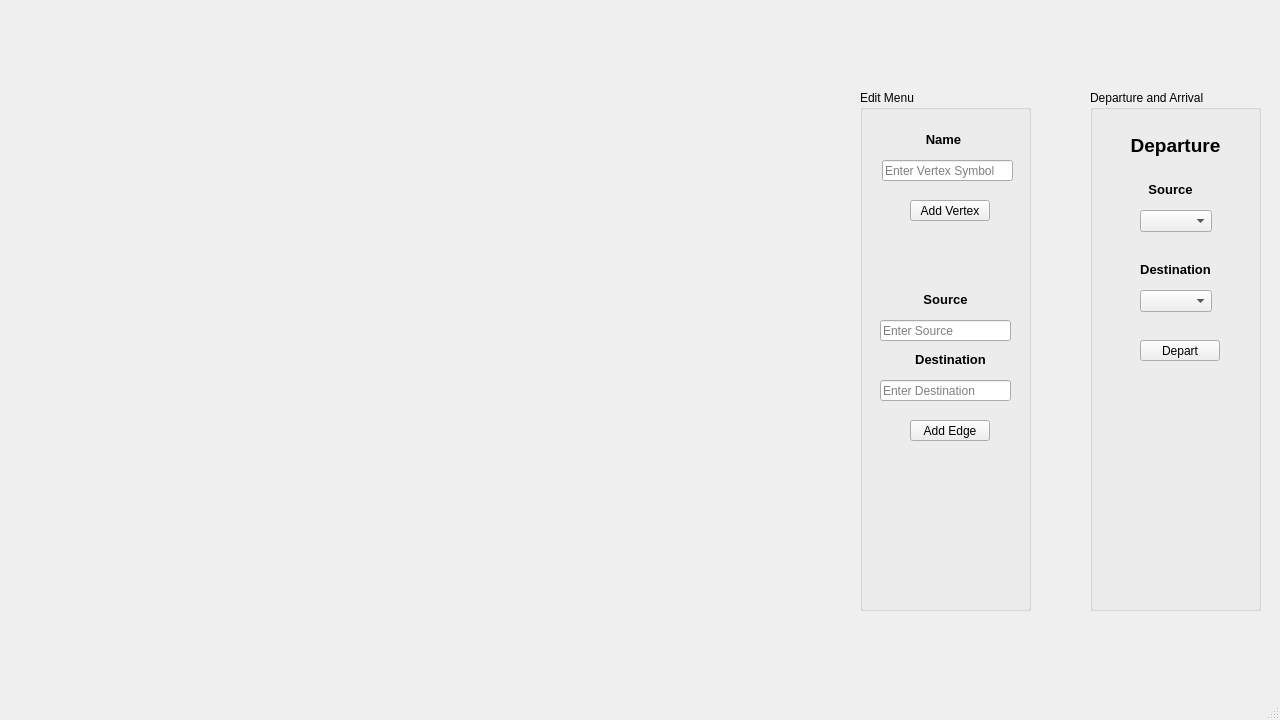
<?xml version="1.0" encoding="UTF-8"?>
<ui version="4.0">
 <class>MainWindow</class>
 <widget class="QMainWindow" name="MainWindow">
  <property name="enabled">
   <bool>true</bool>
  </property>
  <property name="geometry">
   <rect>
    <x>0</x>
    <y>0</y>
    <width>1280</width>
    <height>720</height>
   </rect>
  </property>
  <property name="minimumSize">
   <size>
    <width>1280</width>
    <height>720</height>
   </size>
  </property>
  <property name="maximumSize">
   <size>
    <width>1280</width>
    <height>720</height>
   </size>
  </property>
  <property name="windowTitle">
   <string>MainWindow</string>
  </property>
  <property name="layoutDirection">
   <enum>Qt::LeftToRight</enum>
  </property>
  <widget class="QWidget" name="centralwidget">
   <widget class="QGroupBox" name="groupBox">
    <property name="geometry">
     <rect>
      <x>860</x>
      <y>90</y>
      <width>171</width>
      <height>521</height>
     </rect>
    </property>
    <property name="title">
     <string>Edit Menu</string>
    </property>
    <widget class="QPushButton" name="pushButton">
     <property name="geometry">
      <rect>
       <x>50</x>
       <y>110</y>
       <width>80</width>
       <height>21</height>
      </rect>
     </property>
     <property name="layoutDirection">
      <enum>Qt::LeftToRight</enum>
     </property>
     <property name="text">
      <string>Add Vertex</string>
     </property>
     <property name="default">
      <bool>false</bool>
     </property>
    </widget>
    <widget class="QLineEdit" name="VertexNameBox">
     <property name="geometry">
      <rect>
       <x>22</x>
       <y>70</y>
       <width>131</width>
       <height>21</height>
      </rect>
     </property>
     <property name="placeholderText">
      <string>Enter Vertex Symbol</string>
     </property>
    </widget>
    <widget class="QLabel" name="label">
     <property name="geometry">
      <rect>
       <x>60</x>
       <y>40</y>
       <width>47</width>
       <height>20</height>
      </rect>
     </property>
     <property name="text">
      <string>&lt;html&gt;&lt;head/&gt;&lt;body&gt;&lt;p align=&quot;center&quot;&gt;&lt;span style=&quot; font-size:10pt; font-weight:600;&quot;&gt;Name&lt;/span&gt;&lt;/p&gt;&lt;/body&gt;&lt;/html&gt;</string>
     </property>
    </widget>
    <widget class="QLineEdit" name="SourceNameBox">
     <property name="geometry">
      <rect>
       <x>20</x>
       <y>230</y>
       <width>131</width>
       <height>21</height>
      </rect>
     </property>
     <property name="placeholderText">
      <string>Enter Source</string>
     </property>
    </widget>
    <widget class="QLineEdit" name="DestinationNameBox">
     <property name="geometry">
      <rect>
       <x>20</x>
       <y>290</y>
       <width>131</width>
       <height>21</height>
      </rect>
     </property>
     <property name="placeholderText">
      <string>Enter Destination</string>
     </property>
    </widget>
    <widget class="QLabel" name="label_2">
     <property name="geometry">
      <rect>
       <x>60</x>
       <y>200</y>
       <width>51</width>
       <height>20</height>
      </rect>
     </property>
     <property name="text">
      <string>&lt;html&gt;&lt;head/&gt;&lt;body&gt;&lt;p align=&quot;center&quot;&gt;&lt;span style=&quot; font-size:10pt; font-weight:600;&quot;&gt;Source&lt;/span&gt;&lt;/p&gt;&lt;/body&gt;&lt;/html&gt;</string>
     </property>
    </widget>
    <widget class="QLabel" name="label_3">
     <property name="geometry">
      <rect>
       <x>40</x>
       <y>260</y>
       <width>101</width>
       <height>20</height>
      </rect>
     </property>
     <property name="text">
      <string>&lt;html&gt;&lt;head/&gt;&lt;body&gt;&lt;p align=&quot;center&quot;&gt;&lt;span style=&quot; font-size:10pt; font-weight:600;&quot;&gt;Destination&lt;/span&gt;&lt;/p&gt;&lt;/body&gt;&lt;/html&gt;</string>
     </property>
    </widget>
    <widget class="QPushButton" name="pushButton_2">
     <property name="geometry">
      <rect>
       <x>50</x>
       <y>330</y>
       <width>80</width>
       <height>21</height>
      </rect>
     </property>
     <property name="layoutDirection">
      <enum>Qt::LeftToRight</enum>
     </property>
     <property name="text">
      <string>Add Edge</string>
     </property>
    </widget>
   </widget>
   <widget class="QGroupBox" name="groupBox_2">
    <property name="geometry">
     <rect>
      <x>1090</x>
      <y>90</y>
      <width>171</width>
      <height>521</height>
     </rect>
    </property>
    <property name="title">
     <string>Departure and Arrival</string>
    </property>
    <widget class="QLabel" name="label_4">
     <property name="geometry">
      <rect>
       <x>20</x>
       <y>40</y>
       <width>131</width>
       <height>31</height>
      </rect>
     </property>
     <property name="text">
      <string>&lt;html&gt;&lt;head/&gt;&lt;body&gt;&lt;p align=&quot;center&quot;&gt;&lt;span style=&quot; font-size:14pt; font-weight:600;&quot;&gt;Departure&lt;/span&gt;&lt;/p&gt;&lt;/body&gt;&lt;/html&gt;</string>
     </property>
    </widget>
    <widget class="QComboBox" name="SourceCombo">
     <property name="geometry">
      <rect>
       <x>50</x>
       <y>120</y>
       <width>72</width>
       <height>22</height>
      </rect>
     </property>
    </widget>
    <widget class="QPushButton" name="pushButton_3">
     <property name="geometry">
      <rect>
       <x>50</x>
       <y>250</y>
       <width>80</width>
       <height>21</height>
      </rect>
     </property>
     <property name="layoutDirection">
      <enum>Qt::LeftToRight</enum>
     </property>
     <property name="text">
      <string>Depart</string>
     </property>
    </widget>
    <widget class="QLabel" name="label_5">
     <property name="geometry">
      <rect>
       <x>40</x>
       <y>90</y>
       <width>81</width>
       <height>20</height>
      </rect>
     </property>
     <property name="text">
      <string>&lt;html&gt;&lt;head/&gt;&lt;body&gt;&lt;p align=&quot;center&quot;&gt;&lt;span style=&quot; font-size:10pt; font-weight:600;&quot;&gt;Source&lt;/span&gt;&lt;/p&gt;&lt;/body&gt;&lt;/html&gt;</string>
     </property>
    </widget>
    <widget class="QLabel" name="label_6">
     <property name="geometry">
      <rect>
       <x>30</x>
       <y>170</y>
       <width>111</width>
       <height>20</height>
      </rect>
     </property>
     <property name="text">
      <string>&lt;html&gt;&lt;head/&gt;&lt;body&gt;&lt;p align=&quot;center&quot;&gt;&lt;span style=&quot; font-size:10pt; font-weight:600;&quot;&gt;Destination&lt;/span&gt;&lt;/p&gt;&lt;/body&gt;&lt;/html&gt;</string>
     </property>
    </widget>
    <widget class="QComboBox" name="DestinationCombo">
     <property name="geometry">
      <rect>
       <x>50</x>
       <y>200</y>
       <width>72</width>
       <height>22</height>
      </rect>
     </property>
    </widget>
   </widget>
   <zorder>groupBox_2</zorder>
   <zorder>groupBox</zorder>
  </widget>
  <widget class="QMenuBar" name="menubar">
   <property name="geometry">
    <rect>
     <x>0</x>
     <y>0</y>
     <width>1280</width>
     <height>20</height>
    </rect>
   </property>
  </widget>
  <widget class="QStatusBar" name="statusbar"/>
 </widget>
 <resources/>
 <connections/>
</ui>
